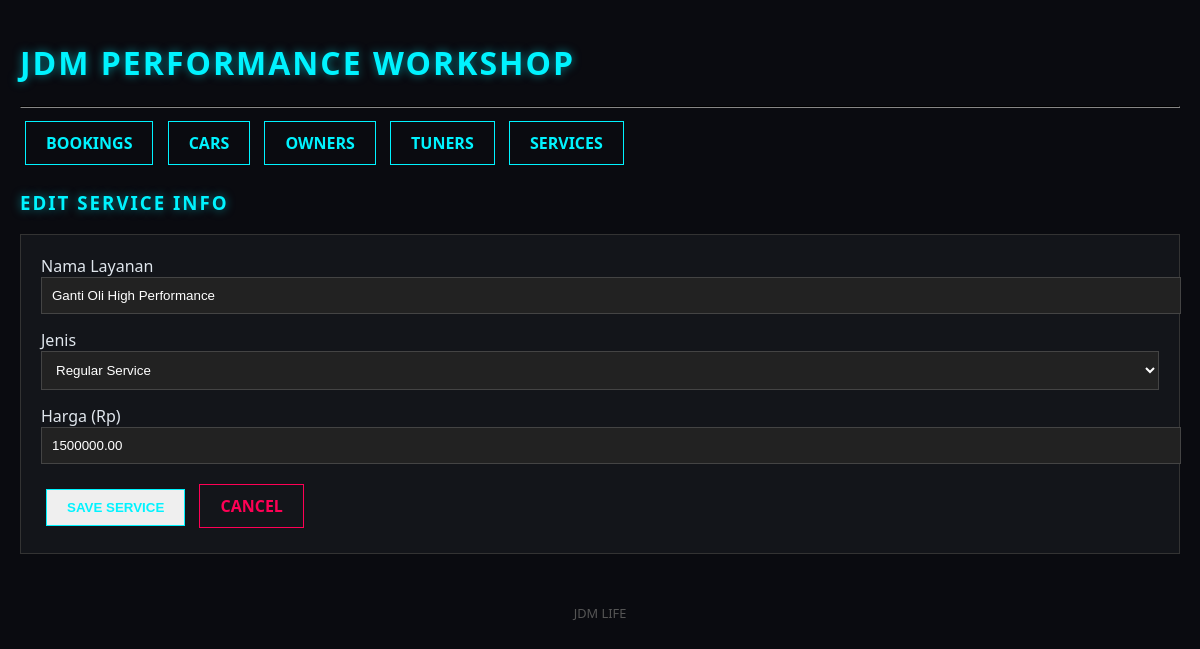
/index.php?page=service_edit&id=1, run on an earlier commit of the app's database.
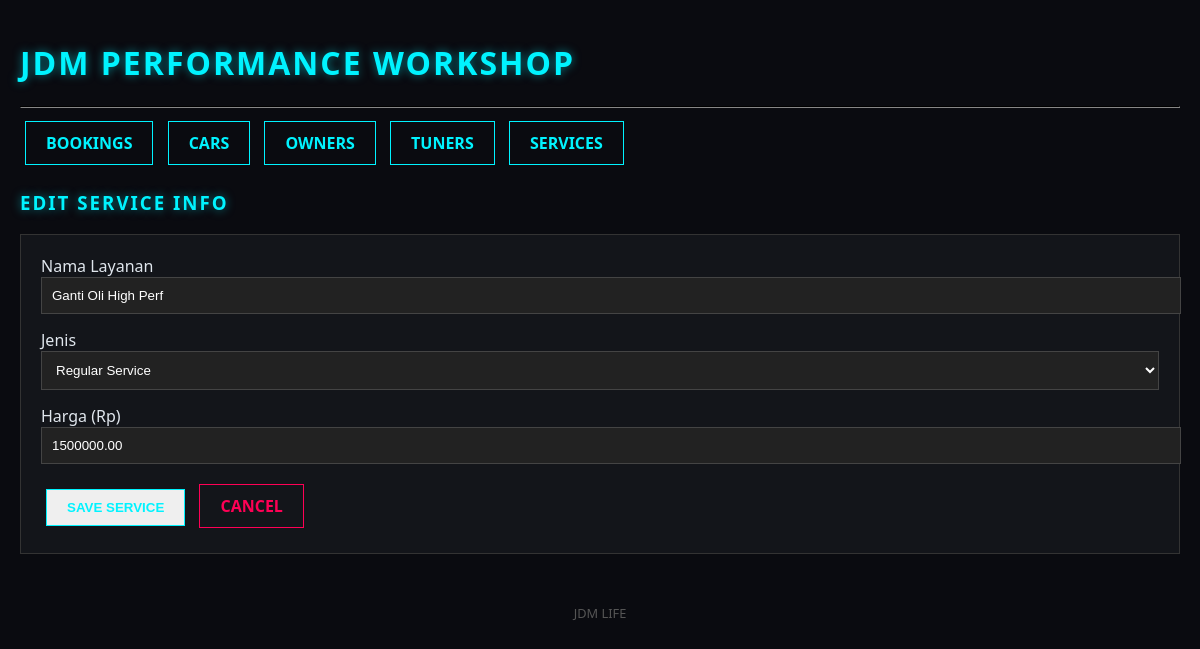
And on a later commit of the database.
### tables this page shows
CREATE TABLE IF NOT EXISTS `services` (
  `id` int(11) NOT NULL AUTO_INCREMENT,
  `nama_layanan` varchar(100) NOT NULL,
  `jenis` enum('Service','Dyno Tuning') NOT NULL,
  `harga` decimal(10,2) NOT NULL,
  PRIMARY KEY (`id`)
);

### config/Database.php (called while the page is built, shortened)
<?php
class Database {
    protected $host = "localhost";
    protected $user = "root";
    protected $password = "";
    protected $db_name = "jdm_workshop";
    protected $conn;
    public function __construct() {
        $this->conn = new mysqli($this->host, $this->user, $this->password, $this->db_name);
    }
    public function execute($query) {
        return $this->conn->query($query);
    }
}
?>

### viewmodels/ServiceViewModel.php (called while the page is built, shortened)
<?php
include_once 'models/ServiceModel.php';
class ServiceViewModel {
    private $model;
    public function __construct() {
        $this->model = new ServiceModel();
    }
    public function prepareForm($id = null) {
        if ($id) {
            $this->editData = $this->model->getServiceById($id);
        }
    }
}
?>

### models/ServiceModel.php (called while the page is built, shortened)
<?php
include_once 'config/Database.php';
class ServiceModel extends Database {
    public function getServiceById($id) {
        $query = "SELECT * FROM services WHERE id='$id'";
        return $this->execute($query)->fetch_assoc();
    }
}
?>

### views/services/form.php (the view, shortened to what this page needs)
<?php include 'views/templates/header.php'; ?>
<h3><?= ($viewModel->editData ? "Edit Service Info" : "Add New Service") ?></h3>
<div style="background: var(--panel-bg); padding: 20px; border: 1px solid #333;">
    <form action="index.php?page=service_save" method="POST">
        <div class="form-group">
            <label>Nama Layanan</label>
            <input type="text" name="nama" value="<?= $viewModel->editData['nama_layanan'] ?? '' ?>" required>
        </div>
        <div class="form-group">
            <label>Jenis</label>
            <select name="jenis">
                <option value="Service" <?= (isset($viewModel->editData['jenis']) && $viewModel->editData['jenis'] == 'Service') ? 'selected' : '' ?>>Regular Service</option>
            </select>
        </div>
        <div class="form-group">
            <label>Harga (Rp)</label>
            <input type="number" name="harga" value="<?= $viewModel->editData['harga'] ?? '' ?>" required>
        </div>
        <button type="submit" class="btn">SAVE SERVICE</button>
        <a href="index.php?page=service_list" class="btn btn-danger">CANCEL</a>
    </form>
</div>
<?php include 'views/templates/footer.php'; ?>

What changed in the data, as far as the page shows it:
changed services "Regular Service": nama "Ganti Oli High Performance" → "Ganti Oli High Perf"
